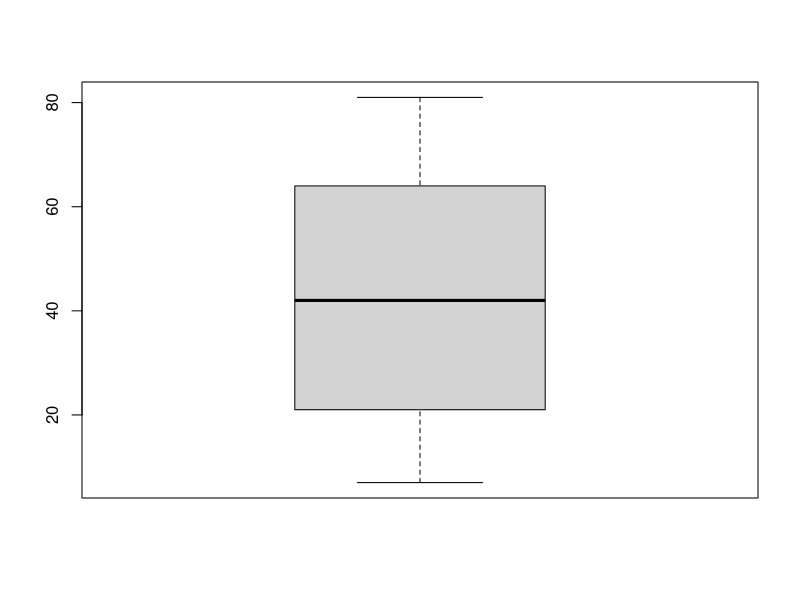
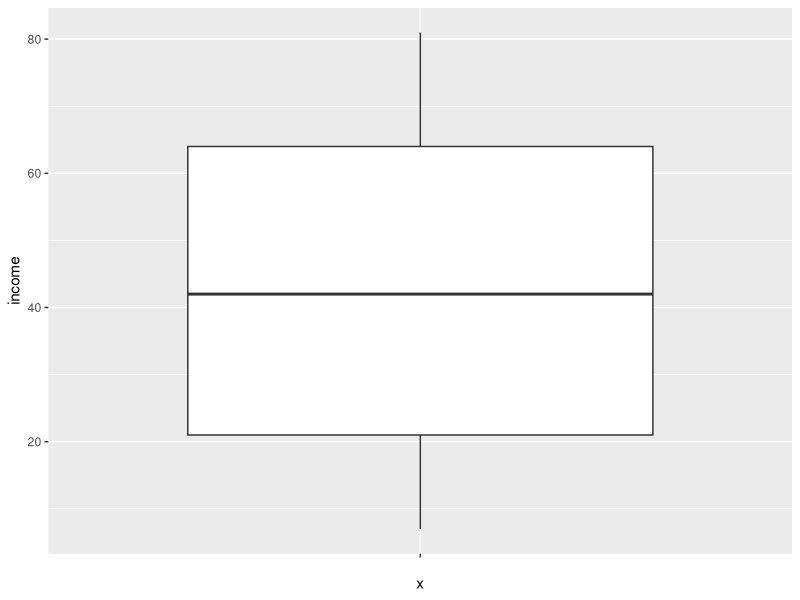
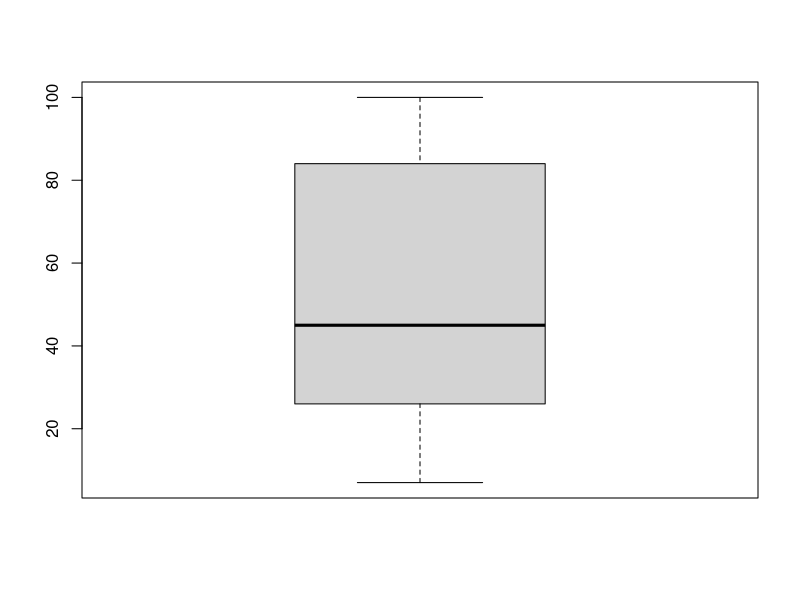
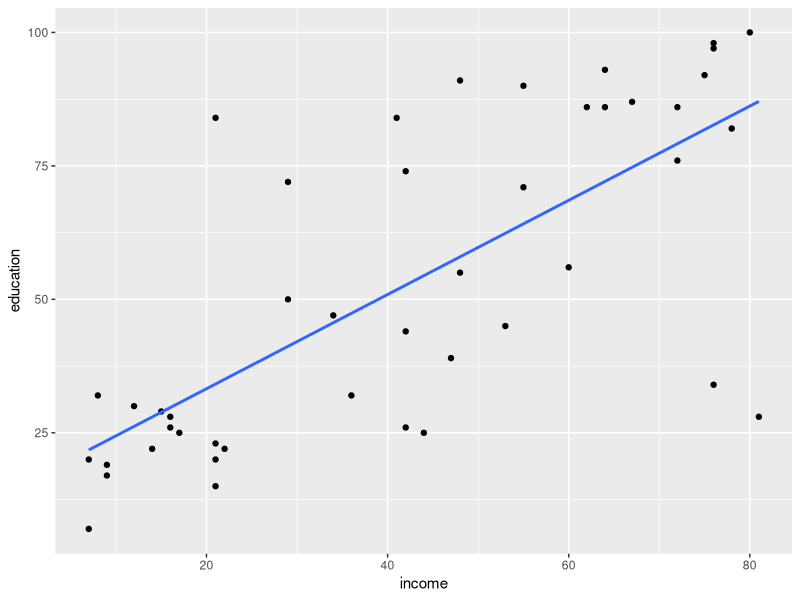
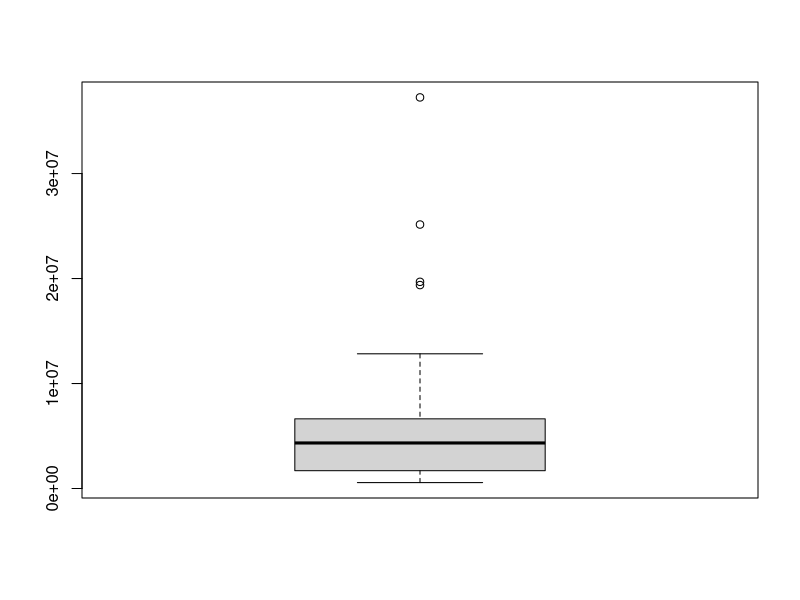
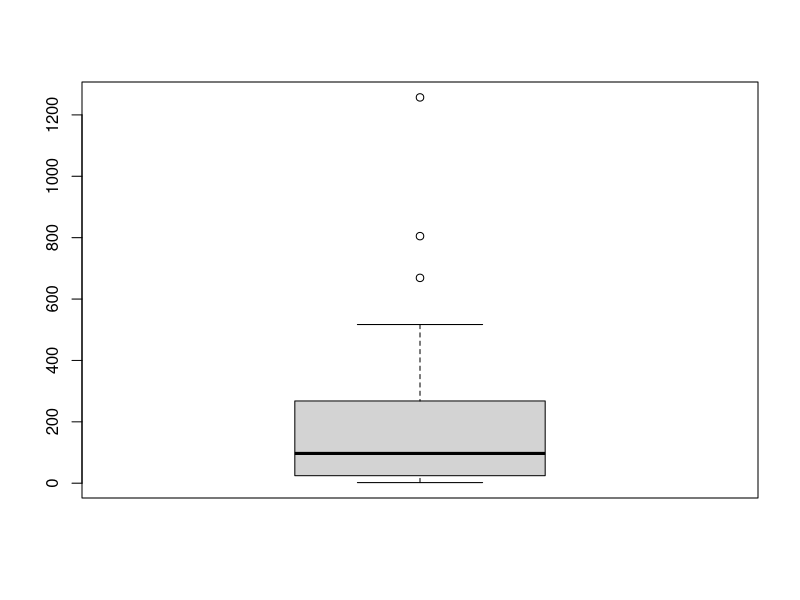
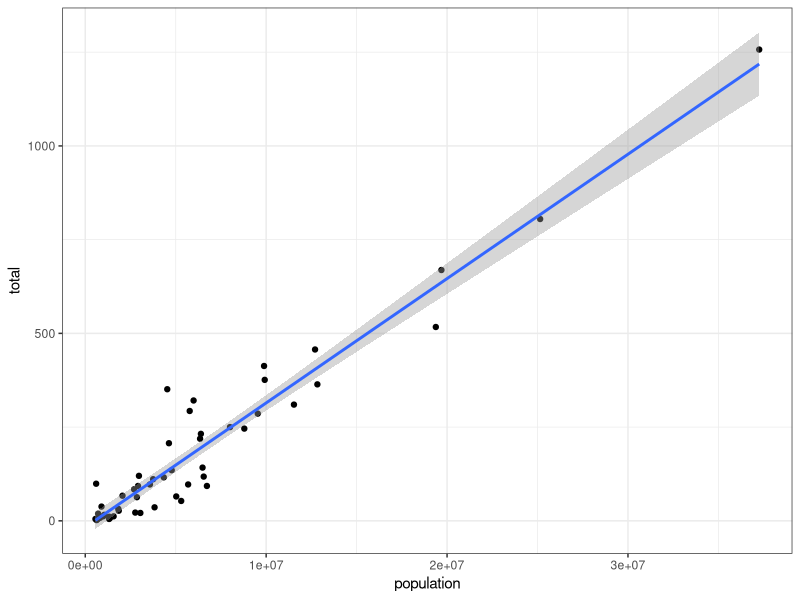

The R source for these figures, in order:
##============================================
##    Aula 12 - Regressões e Correlações
##============================================

## comando para limpar a memória do R ==========================

rm(list = ls())

## abrir pacotes ===============================================

library(tidyverse) # pacote para lidar com os dados
library(car) # pacote com a base "Duncan"

## abrir base contida no pacote "car" ==========================

duncan <- as.data.frame(Duncan)

## saber nomes da base, tipo e sumário das variáveis ===========

names(duncan)

glimpse(duncan)

summary(duncan)

##===============================================================
## Problema:
## A ideia central é fazer uma predição do salário, segundo o 
## nível de escolaridade.
##===============================================================

## investigar possíveis outliers ================================

boxplot(duncan$income)

# outra forma de fazer o boxplot (ggplot)

duncan %>% 
  ggplot(aes(x = "", y =income)) + 
  geom_boxplot()

# faça vc o mesmo com educação

boxplot(duncan$education)

## dar uma olhada na correlação das variáveis =========================

duncan %>% 
  select(income, education) %>% 
  cor(.)

## olhar a curva de regressão =========================================

duncan %>% 
  ggplot(aes(x = income, y = education)) + 
  geom_point() + 
  geom_smooth(method = "lm", se = F)

## rodar a regressão ==================================================

modelo1 <- lm(income ~ education, data = duncan)

summary(modelo1)

##=====================================================================
## Problema 2: 
## Saber se o número de habitantes afeta o número de homicídios.
##=====================================================================

library(dslabs) # pacote com a base "murders"

data("murders")

## saber nomes da base, tipo e sumário das variáveis ===========

names(murders)

glimpse(murders)

summary(murders)

## investigar possíveis outliers ================================

boxplot(murders$population)

boxplot(murders$total)

## Olhar correlação =============================================

murders %>% 
  select(population, total) %>% 
  cor(.)


## Olhar regressão =============================================

murders %>% 
  ggplot(aes(x = population, y = total)) + 
  geom_point() +
  geom_smooth(method = "lm") +
  theme_bw()


## Rodar modelo ================================================

modelo_2 <- lm(total ~ population, data = murders)
  
summary(modelo_2)
